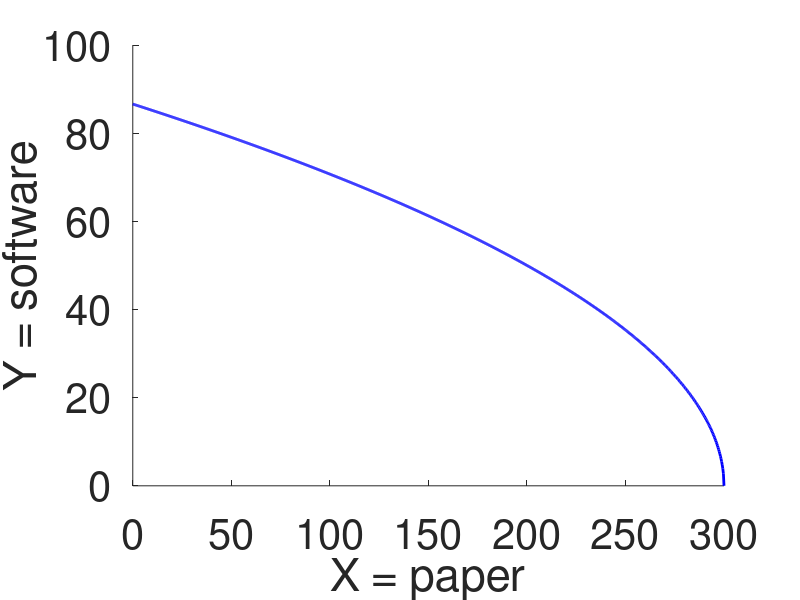

Source code (MATLAB):
x = linspace(0, 300, 1000);
y = 5 * sqrt(300-x);

figure;
hold on;
set(gca, 'fontsize', 30);
xlabel('X = paper');
ylabel('Y = software');
plot(x, y, 'color', 'b', 'linewidth', 2);